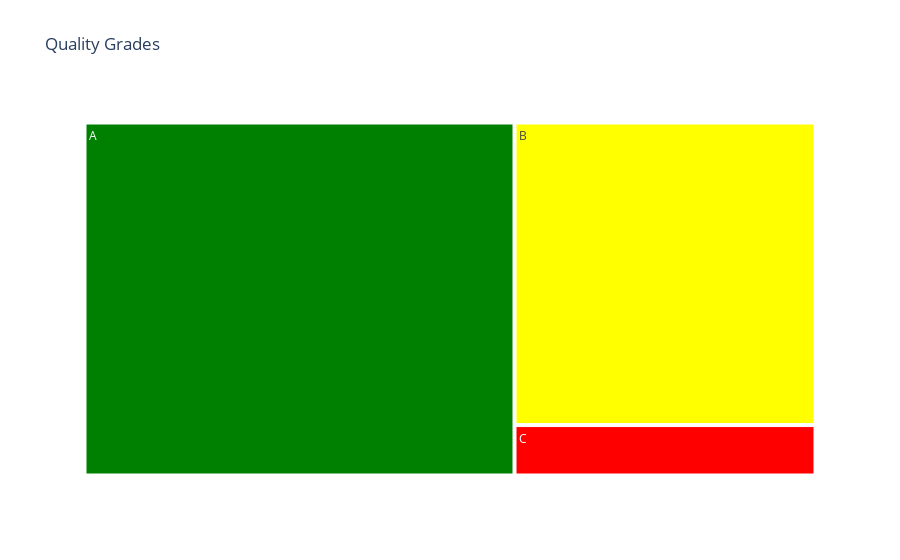

Notebook cell for this chart:
### Markdown cell above
# 트리맵

### Code cell
import plotly.graph_objects as go

# Sample data
labels = ['A', 'B', 'C']
parents = ['', '', '']
values = [50, 30, 5]

fig = go.Figure(go.Treemap(
    labels = labels,
    parents = parents,
    values = values,
    marker_colors = ['green', 'yellow', 'red']
))

fig.update_layout(
    title='Quality Grades'
)

fig.show()

### Figure 1 — Plotly figure (JSON) as saved in the notebook; plotly's stock layout.template omitted (floating-point values rounded to 4 significant figures)
{"data": [{"labels": ["A", "B", "C"], "marker": {"colors": ["green", "yellow", "red"]}, "parents": ["", "", ""], "type": "treemap", "values": [50, 30, 5]}], "layout": {"title": {"text": "Quality Grades"}}}
